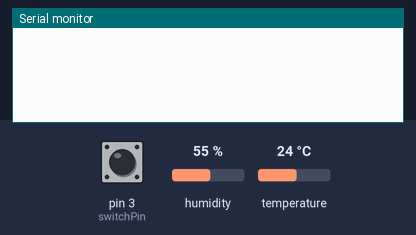
A sketch run on a simulated Arduino Uno, built with avr-gcc and run on an emulated ATmega328P. Parts: the last lines printed to the serial monitor. The test bench sets the inputs (shaded band); at power-on: pin 3 (switchPin) HIGH, humidity 55 %, temperature 24 °C.

Above: at 1.2 s.
1.3 s: pin 3 (switchPin) pulled LOW for 0.15 s
At 2.0 s:
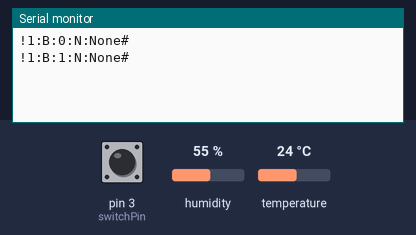
2.9 s: humidity set to 22 %
At 6.5 s:
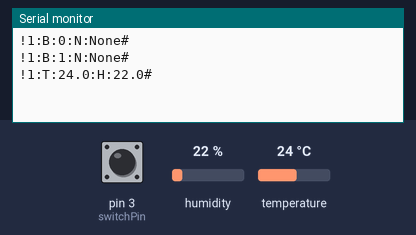
11.6 s: temperature set to 12 °C
At 12.6 s:
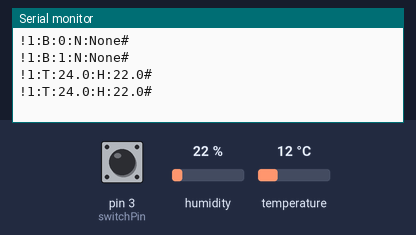
13.1 s: humidity set to 40 %
At 15.47 s:
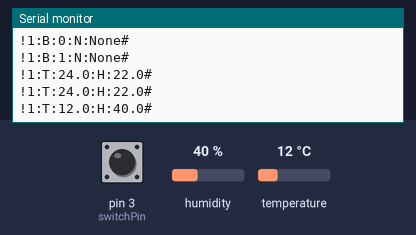

Measured:
- after the input at 1.3 s, the serial monitor: prints a new line at once (image 1)
- after the input at 2.9 s, the serial monitor: prints a new line after 2.2 s (image 2)
- after the input at 13.1 s, the serial monitor: prints a new line after 2.2 s (image 4)

The sketch:

arduino.ino
```cpp
#include <DHT.h>

#define DHTPIN 4
#define DHTTYPE DHT22

DHT dht(DHTPIN, DHTTYPE);

const int switchPin = 3;
int counter_button = 0;
int counter_th = 0;
int previousState = HIGH;

void setup() {
  Serial.begin(115200);
  dht.begin();
  pinMode(switchPin, INPUT_PULLUP);
}

void loop() {
  counter_button += 1;
  counter_th += 1;
  // Đọc trạng thái nút nhấn
  int currentState = digitalRead(switchPin);
  if (currentState != previousState) {
    Serial.print("!1:B:");
    Serial.print(currentState);
    Serial.print(":N:");
    Serial.print("None");
    Serial.print("#");
    Serial.println();
    previousState = currentState;
  }
  // Gửi dữ liệu qua UART

  if (counter_th == 5000) {
    // Đọc dữ liệu từ cảm biến DHT22
    float humidity = dht.readHumidity();
    float temperature = dht.readTemperature();
    Serial.print("!1:T:");
    Serial.print(String(temperature, 1));
    Serial.print(":H:");
    Serial.print(String(humidity, 1));
    Serial.print("#");
    Serial.println();
    counter_th = 0;
  }
  delay(1);
}
```
